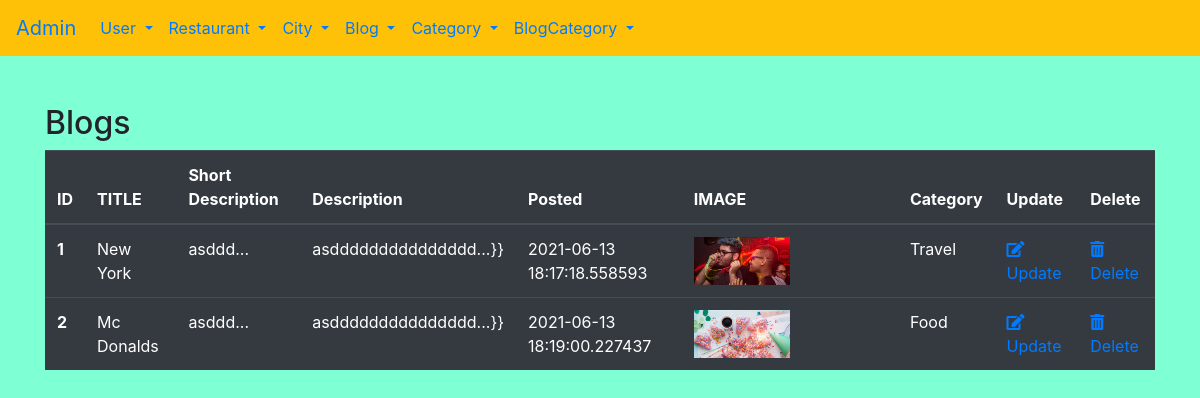
Page /admin/bloglist on the earlier database version.
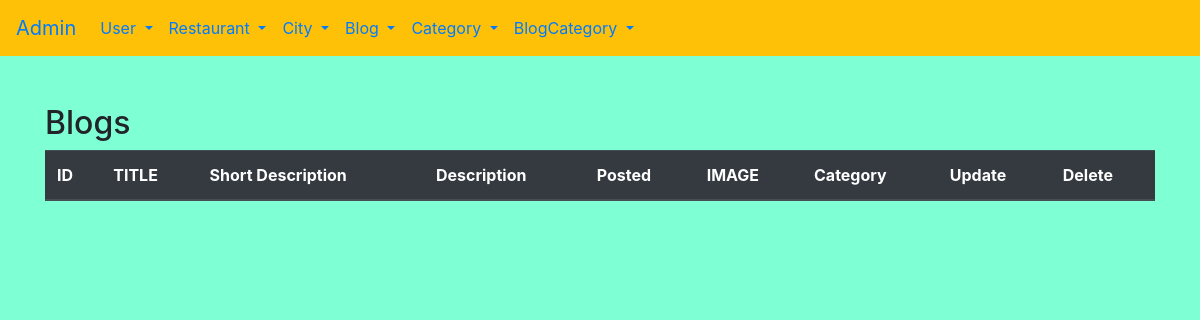
Same page on the later database version.
### gricklo/models.py (models this page shows, shortened)
class Blog(db.Model):
    __tablename__ = "blog"
    id = db.Column(db.Integer, primary_key=True)
    title = db.Column(db.String(50),nullable=False)
    short_description = db.Column(db.String(50),nullable=False)
    description = db.Column(db.Text, nullable=False)
    blog_posted = db.Column(db.DateTime, default=datetime.utcnow)
    image = db.Column(db.String(20), default = "default.png")
    category = db.Column(db.Integer, db.ForeignKey('blogcategory.id'), nullable=False)
    comment = db.relationship('Comment',backref='users',lazy=True, cascade="all,delete")

### gricklo/controlers.py (the view)
@app.route('/admin/bloglist')
def blog_list():
    blogs = Blog.query.all()
    return render_template('admin/bloglist.html', blogs=blogs )

### gricklo/templates/admin/bloglist.html
{% extends "admin/base.html"%}
{% block content%}
<h2>Blogs</h2>
<div class="container">
    <div class="row">
        <table class="table table-dark">
            <thead>
              <tr>
                <th scope="col">ID</th>
                <th scope="col">TITLE</th>
                <th scope="col">Short Description</th>
                <th scope="col">Description</th>
                <th scope="col">Posted</th>
                <th scope="col">IMAGE</th>
                <th scope="col">Category</th>
                <th scope="col">Update</th>
                <th scope="col">Delete</th>
              </tr>
            </thead>
            <tbody>
                {% for blog in blogs %}
                <tr>
                    <th scope="row">{{blog.id}}</th>
                    <td>{{blog.title}}</td>
                    <td>{{blog.short_description |truncate (8)}}</td>
                    <td>{{blog.description |truncate (20)}}}}</td>
                    <td>{{blog.blog_posted}}</td>
                    <td><img src="/static/uploads/{{blog.image}}" alt="" class="w-50"></td>
                    <td>{{blog.category}}</td>
                    <td><a href="{{url_for('blog_edit', id=blog.id)}}"><i class="fas fa-edit"></i>Update</a></td>
                    <td><a href="{{url_for('blog_delete', id=blog.id)}}" onclick="return confirm('Are you sure to delete?')"><i class="fas fa-trash-alt"></i>Delete</a></td>
                  </tr>
                {% endfor %}
            </tbody>
          </table>
    </div>
</div>
{% endblock %}

Differences in the rows shown:
removed Blog: id "1", title "New York", short_description "asddd...", description "asddddddddddddddd...", blog_posted "2021-06-13 18:17:18.558593", image (picture), category "Travel"
removed Blog: id "2", title "Mc Donalds", short_description "asddd...", description "asddddddddddddddd...", blog_posted "2021-06-13 18:19:00.227437", image (picture), category "Food"
